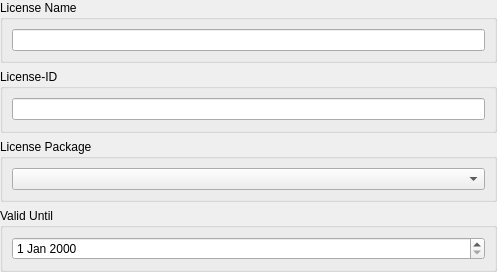
<?xml version="1.0" encoding="UTF-8"?>
<ui version="4.0">
 <class>CLicenseInfoEditorGuiComp</class>
 <widget class="QWidget" name="CLicenseInfoEditorGuiComp">
  <property name="geometry">
   <rect>
    <x>0</x>
    <y>0</y>
    <width>497</width>
    <height>272</height>
   </rect>
  </property>
  <property name="windowTitle">
   <string>Main Window</string>
  </property>
  <property name="styleSheet">
   <string notr="true">QToolBar[ImtToolBar=true] &gt; QToolButton
{
	min-width: 4em;
}

QWidget[ImtTopFrame=true] &gt; QWidget
{
	color: #335777;
}

QWidget[ImtTopFrame=true] &gt; QWidget:disabled
{
	color: palette(disabled);
}


QToolBar[ImtToolBar=true]
{
	qproperty-iconSize: 24px;
}


QWidget[ImtTopFrame=true]
{
	background: qlineargradient(x1: 0, y1: 0, x2: 0, y2: 1,
                                 stop: 0 rgb(235,235,238), stop: 0.9 rgb(220,220,223),
                                 stop: 0.97 rgb(220,220,223), stop: 1.0 rgb(190,190,193));
	border-bottom: 1px solid  rgb(170,170,170);
	min-height: 5em;
}


QWidget#BottomFrame
{
	background: rgb(230,230,230);	
}

QTableView[ImtMenu=true]
{
	color: qpalette(background);
	background: qpalette(background);
	font-weight: bold;
	text-align: center;
}

QTableView[ImtMenu=true]::item
{
	font-weight: bold;
	text-align: center;
}

/*
	Tab simulation using tree widget
*/
QTreeWidget[TabSimulation=true]
{
	background: rgb(230,230,230);
	font-weight: bold;
	text-align: left;
}


QTreeWidget[TabSimulation=true]::item 
{
    border: 0px none transparent;
    padding-top: 0.7em;
    padding-bottom: 0.7em;
}

QTreeWidget[TabSimulation=true]::item:first
{
    padding-left: 5px;
}


QTreeWidget[TabSimulation=true]::item:last
{
    padding-right: 15px;
}

QTreeWidget[TabSimulation=true]::item:selected 
{
    background-color: rgb(255, 255, 255);
}

QTreeWidget[TabSimulation=true]::item:!selected:hover 
{
	background-color: #dedede;
}



QTreeWidget[TabSimulation=true]::item:first:selected
{
    border-top: 1px white;
}



QAbstractItemView[TabSimulation=true]
{
    outline: 0;
}

</string>
  </property>
  <layout class="QVBoxLayout" name="verticalLayout">
   <property name="leftMargin">
    <number>0</number>
   </property>
   <property name="topMargin">
    <number>0</number>
   </property>
   <property name="rightMargin">
    <number>0</number>
   </property>
   <property name="bottomMargin">
    <number>0</number>
   </property>
   <item>
    <widget class="QGroupBox" name="NameGroup">
     <property name="title">
      <string>License Name</string>
     </property>
     <layout class="QHBoxLayout" name="horizontalLayout_2">
      <item>
       <widget class="QLineEdit" name="NameEdit"/>
      </item>
     </layout>
    </widget>
   </item>
   <item>
    <widget class="QGroupBox" name="IdGroup">
     <property name="title">
      <string>License-ID</string>
     </property>
     <layout class="QHBoxLayout" name="horizontalLayout_3">
      <item>
       <widget class="QLineEdit" name="IdEdit"/>
      </item>
     </layout>
    </widget>
   </item>
   <item>
    <widget class="QGroupBox" name="PackageGroup">
     <property name="title">
      <string>License Package</string>
     </property>
     <layout class="QHBoxLayout" name="horizontalLayout_4">
      <item>
       <widget class="QComboBox" name="PackageCombo"/>
      </item>
     </layout>
    </widget>
   </item>
   <item>
    <widget class="QGroupBox" name="ExpireGroup">
     <property name="title">
      <string>Valid Until</string>
     </property>
     <layout class="QHBoxLayout" name="horizontalLayout_5">
      <item>
       <widget class="QDateEdit" name="ExpiredDate"/>
      </item>
     </layout>
    </widget>
   </item>
  </layout>
 </widget>
 <resources>
  <include location="imtgui.qrc"/>
 </resources>
 <connections/>
</ui>
